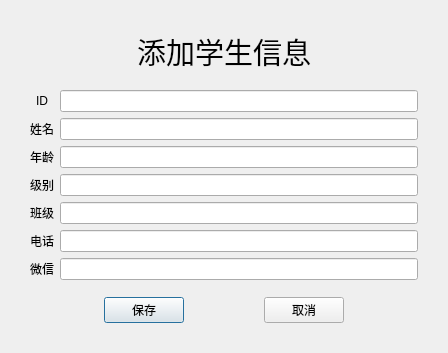
<?xml version="1.0" encoding="UTF-8"?>
<ui version="4.0">
 <class>Dlg_stu</class>
 <widget class="QDialog" name="Dlg_stu">
  <property name="geometry">
   <rect>
    <x>0</x>
    <y>0</y>
    <width>448</width>
    <height>353</height>
   </rect>
  </property>
  <property name="windowTitle">
   <string>Dialog</string>
  </property>
  <layout class="QGridLayout" name="gridLayout_2">
   <property name="leftMargin">
    <number>30</number>
   </property>
   <property name="topMargin">
    <number>30</number>
   </property>
   <property name="rightMargin">
    <number>30</number>
   </property>
   <property name="bottomMargin">
    <number>30</number>
   </property>
   <item row="4" column="0">
    <layout class="QHBoxLayout" name="horizontalLayout">
     <item>
      <spacer name="horizontalSpacer_2">
       <property name="orientation">
        <enum>Qt::Orientation::Horizontal</enum>
       </property>
       <property name="sizeHint" stdset="0">
        <size>
         <width>40</width>
         <height>20</height>
        </size>
       </property>
      </spacer>
     </item>
     <item>
      <widget class="QPushButton" name="btn_save">
       <property name="text">
        <string>保存</string>
       </property>
      </widget>
     </item>
     <item>
      <spacer name="horizontalSpacer">
       <property name="orientation">
        <enum>Qt::Orientation::Horizontal</enum>
       </property>
       <property name="sizeHint" stdset="0">
        <size>
         <width>40</width>
         <height>20</height>
        </size>
       </property>
      </spacer>
     </item>
     <item>
      <widget class="QPushButton" name="btn_cancel">
       <property name="text">
        <string>取消</string>
       </property>
      </widget>
     </item>
     <item>
      <spacer name="horizontalSpacer_3">
       <property name="orientation">
        <enum>Qt::Orientation::Horizontal</enum>
       </property>
       <property name="sizeHint" stdset="0">
        <size>
         <width>40</width>
         <height>20</height>
        </size>
       </property>
      </spacer>
     </item>
    </layout>
   </item>
   <item row="3" column="0">
    <spacer name="verticalSpacer">
     <property name="orientation">
      <enum>Qt::Orientation::Vertical</enum>
     </property>
     <property name="sizeHint" stdset="0">
      <size>
       <width>20</width>
       <height>40</height>
      </size>
     </property>
    </spacer>
   </item>
   <item row="0" column="0">
    <widget class="QLabel" name="label_7">
     <property name="font">
      <font>
       <pointsize>22</pointsize>
      </font>
     </property>
     <property name="text">
      <string>添加学生信息</string>
     </property>
     <property name="alignment">
      <set>Qt::AlignmentFlag::AlignCenter</set>
     </property>
    </widget>
   </item>
   <item row="1" column="0">
    <spacer name="verticalSpacer_2">
     <property name="orientation">
      <enum>Qt::Orientation::Vertical</enum>
     </property>
     <property name="sizeHint" stdset="0">
      <size>
       <width>20</width>
       <height>40</height>
      </size>
     </property>
    </spacer>
   </item>
   <item row="2" column="0">
    <layout class="QGridLayout" name="gridLayout">
     <item row="4" column="0">
      <widget class="QLabel" name="label_4">
       <property name="text">
        <string>班级</string>
       </property>
       <property name="alignment">
        <set>Qt::AlignmentFlag::AlignCenter</set>
       </property>
       <property name="margin">
        <number>10</number>
       </property>
      </widget>
     </item>
     <item row="6" column="2">
      <widget class="QLineEdit" name="lineEdit_6"/>
     </item>
     <item row="6" column="0">
      <widget class="QLabel" name="label_6">
       <property name="text">
        <string>微信</string>
       </property>
       <property name="alignment">
        <set>Qt::AlignmentFlag::AlignCenter</set>
       </property>
       <property name="margin">
        <number>10</number>
       </property>
      </widget>
     </item>
     <item row="5" column="2">
      <widget class="QLineEdit" name="lineEdit_5"/>
     </item>
     <item row="1" column="0">
      <widget class="QLabel" name="label">
       <property name="text">
        <string>姓名</string>
       </property>
       <property name="alignment">
        <set>Qt::AlignmentFlag::AlignCenter</set>
       </property>
       <property name="margin">
        <number>10</number>
       </property>
      </widget>
     </item>
     <item row="0" column="0">
      <widget class="QLabel" name="label_8">
       <property name="text">
        <string>ID</string>
       </property>
       <property name="alignment">
        <set>Qt::AlignmentFlag::AlignCenter</set>
       </property>
       <property name="margin">
        <number>10</number>
       </property>
      </widget>
     </item>
     <item row="2" column="0">
      <widget class="QLabel" name="label_2">
       <property name="text">
        <string>年龄</string>
       </property>
       <property name="alignment">
        <set>Qt::AlignmentFlag::AlignCenter</set>
       </property>
       <property name="margin">
        <number>10</number>
       </property>
      </widget>
     </item>
     <item row="3" column="2">
      <widget class="QLineEdit" name="lineEdit_3"/>
     </item>
     <item row="1" column="2">
      <widget class="QLineEdit" name="lineEdit"/>
     </item>
     <item row="2" column="2">
      <widget class="QLineEdit" name="lineEdit_2"/>
     </item>
     <item row="5" column="0">
      <widget class="QLabel" name="label_5">
       <property name="text">
        <string>电话</string>
       </property>
       <property name="alignment">
        <set>Qt::AlignmentFlag::AlignCenter</set>
       </property>
       <property name="margin">
        <number>10</number>
       </property>
      </widget>
     </item>
     <item row="3" column="0">
      <widget class="QLabel" name="label_3">
       <property name="text">
        <string>级别</string>
       </property>
       <property name="alignment">
        <set>Qt::AlignmentFlag::AlignCenter</set>
       </property>
       <property name="margin">
        <number>10</number>
       </property>
      </widget>
     </item>
     <item row="4" column="2">
      <widget class="QLineEdit" name="lineEdit_4"/>
     </item>
     <item row="0" column="2">
      <widget class="QLineEdit" name="lineEdit_7"/>
     </item>
    </layout>
   </item>
  </layout>
 </widget>
 <resources/>
 <connections/>
</ui>
